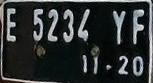
#> input picture UTS - Andi/Dataset/22-E-5234-YF-11-20_jpeg.rf.4e1ab567405d90ef53329797f1f6dab5.jpg, 153 x 83 px; its folder holds only this picture in this run
$ jupyter execute --allow-errors UTS.ipynb
#> lines starting #> are read from the running program, lines starting #| are printed output that depends on the picture; after the words box and inside, x2 and y2 are one past the last pixel; in counts of white or black regions, pixels touching at a corner belong together
### Import Libraries

[cell 1]
import numpy as np
import cv2 as cv
import matplotlib.pyplot as plt
import os
from sklearn.cluster import KMeans

### Load Images

[cell 2]
img_dir = './Dataset'

files = os.listdir(img_dir)
img_files = [f for f in files if f.endswith('.jpg') or f.endswith('.png')]
original_images = [cv.imread(os.path.join(img_dir, f)) for f in img_files]

fig, axes = plt.subplots(1, len(original_images), figsize=(15, 5))
#> (the rest of this cell did not finish here and is left out)

### Plot the Color Pixels

[cell 3]
def plot_pixels(data, title, colors=None, N=10000):
    if colors is None:
        colors = data

    rng = np.random.RandomState(0)
    i = rng.permutation(data.shape[0])[:N]
    colors = colors[i] / 255.0  # Normalize colors to 0-1 range
    R, G, B = data[i].T / 255.0  # Normalize data to 0-1 range

    fig, ax = plt.subplots(1, 2, figsize=(8, 4))
    ax[0].scatter(R, G, color=colors, marker='.')
    ax[0].set(xlabel='Red', ylabel='Green', xlim=(0, 1), ylim=(0, 1))

    ax[1].scatter(R, B, color=colors, marker='.')
    ax[1].set(xlabel='Red', ylabel='Blue', xlim=(0, 1), ylim=(0, 1))

    fig.suptitle(title, size=14)

[cell 4]
fig, axes = plt.subplots(1, len(original_images), figsize=(15, 5))

#> (the rest of this cell did not finish here and is left out)

### K-Means Clustering

[cell 5]
# Determine the desired number of clusters
num_clusters = 2

# Initialize the K-Means model with the desired number of clusters
kmeans = KMeans(n_clusters=num_clusters)

# Loop over all images and fit the K-Means model to each image
for i, image in enumerate(original_images):
	# Reshape the image into a 2D array (for K-Means)
	image_reshape = image.reshape((-1, 3))

	# Fit the K-Means model to the reshaped image data
	kmeans.fit(image_reshape)

	# Reshape the cluster labels back to the original shape
	cluster_labels = kmeans.labels_.reshape(image.shape[:2])

	# Create a new image with the segmented regions
	segmented_image = image.copy()
	for j in range(num_clusters):
		segmented_image[cluster_labels == j] = np.random.randint(0, 255, size=3)

	# Display the original and segmented images side by side
	fig, axes = plt.subplots(1, 2, figsize=(10, 5))
	axes[0].imshow(image)
	axes[0].set_title('Original Image')
	axes[0].axis('off')
	axes[1].imshow(cv.cvtColor(segmented_image, cv.COLOR_BGR2RGB))
	axes[1].set_title('Segmented Image')
	axes[1].axis('off')
	plt.show()
#> this loop made 1 pass
#> pass 1, `plt.show()`:
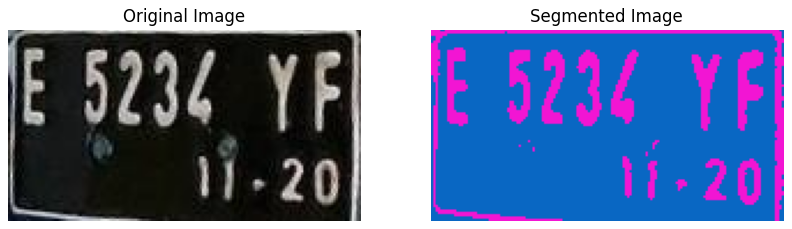
#> figure drawn by matplotlib, 2 panels; B, G, R data is drawn as R, G, B
#> after the loop:
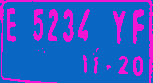
#> segmented_image: shape (83, 153, 3); mean B, G, R 198.1, 86.9, 54.7

### Thresholding

[cell 6]
# Loop over all images
for i, image in enumerate(original_images):
	# Reshape the image into a 2D array (for K-Means)
	image_reshape = image.reshape((-1, 3))

	# Fit the K-Means model to the reshaped image data
	kmeans.fit(image_reshape)

	# Reshape the cluster labels back to the original shape
	cluster_labels = kmeans.labels_.reshape(image.shape[:2])

	# Create a new image with the segmented regions
	segmented_image = image.copy()
	for j in range(num_clusters):
		segmented_image[cluster_labels == j] = np.random.randint(0, 255, size=3)

	# Convert segmented image to binary image
	gray_image = cv.cvtColor(segmented_image, cv.COLOR_BGR2GRAY)
	_, binary_image = cv.threshold(gray_image, 127, 255, cv.THRESH_BINARY)

	# Decrease brightness of binary image
	brightness = 50
	binary_image = np.clip(binary_image - brightness, 0, 255).astype(np.uint8)

	# Display the original and segmented images side by side
	fig, axes = plt.subplots(1, 2, figsize=(10, 5))
	axes[0].imshow(image)
	axes[0].set_title('Original Image')
	axes[0].axis('off')
	axes[1].imshow(binary_image, cmap='gray')
	axes[1].set_title('Binary Image')
	axes[1].axis('off')
	plt.show()
#> this loop made 1 pass
#> brightness on pass 1: 50
#> pass 1, `cluster_labels = kmeans.labels_.reshape(image.shape[:2])`:
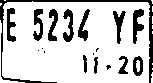
#> cluster_labels: shape (83, 153) int32; values 0 (black) and 1 (white), 80.4% white; 18 black regions (6 under 20 px), largest, box (x1, y1, x2, y2) and area: (0, 0, 153, 83) 815, (133, 9, 144, 44) 221, (63, 9, 74, 42) 194
#> pass 1, `plt.show()`:
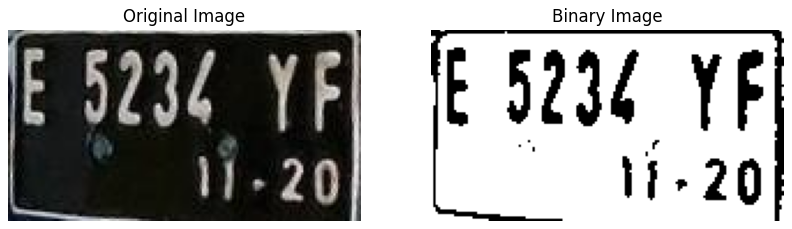
#> figure drawn by matplotlib, 2 panels; B, G, R data is drawn as R, G, B
#> after the loop:
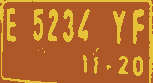
#> segmented_image: shape (83, 153, 3); mean B, G, R 42.7, 107.8, 185

$ run again, on UTS - Andi/Dataset/31-E-5235-RO-11-16_jpg.rf.aea815002fc74e2e9429d4c113a2279b.jpg
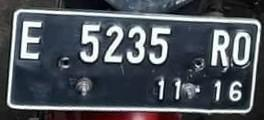
#> input picture UTS - Andi/Dataset/31-E-5235-RO-11-16_jpg.rf.aea815002fc74e2e9429d4c113a2279b.jpg, 264 x 120 px
#> the loop `for i, image in enumerate(original_images):` made 1 pass
#> the loop `for i, image in enumerate(original_images):` made 1 pass
#> brightness on pass 1: 50
#> pass 1, `cluster_labels = kmeans.labels_.reshape(image.shape[:2])`:
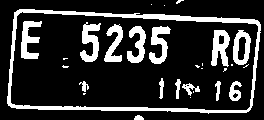
#> cluster_labels: shape (120, 264) int32; values 0 (black) and 1 (white), 18.8% white; 29 white regions (14 under 20 px), largest, box (x1, y1, x2, y2) and area: (7, 9, 261, 114) 2472, (80, 22, 101, 62) 458, (211, 30, 230, 67) 441
#> after the loop `for i, image in enumerate(original_images):`:
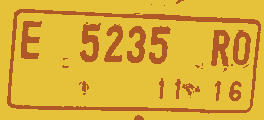
#> segmented_image: shape (120, 264, 3); mean B, G, R 54.4, 173, 219.5
